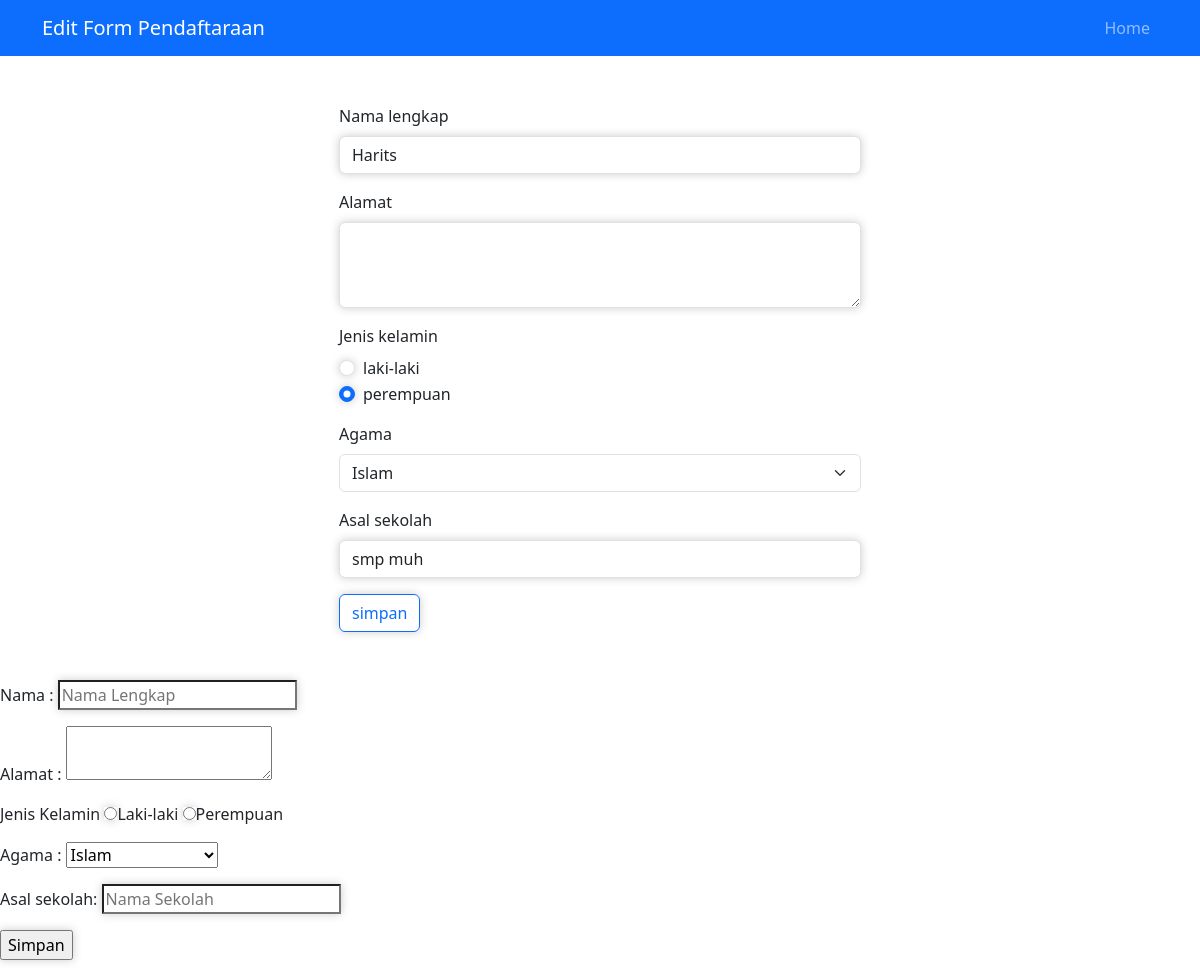
/form-edit.php?id=35, run on the app's committed database.
### tables this page shows
CREATE TABLE `calon_siswa` (
  `id` int(11) NOT NULL,
  `nama` varchar(64) NOT NULL,
  `alamat` varchar(255) NOT NULL,
  `jenis_kelamin` varchar(16) NOT NULL,
  `agama` varchar(16) NOT NULL,
  `asal_sekolah` varchar(64) NOT NULL
);

### form-edit.php (the view, shortened to what this page needs)
<?php
include("config.php");
$id = $_GET['id'];
$sql = "SELECT * FROM calon_siswa WHERE id=$id";
$query = mysqli_query($db, $sql);
$siswa = mysqli_fetch_assoc($query);
?>
<!DOCTYPE html>
<html lang="en">
<head>
    <link
      href="https://cdn.jsdelivr.net/npm/bootstrap@5.3.3/dist/css/bootstrap.min.css"
      rel="stylesheet"
    />
    <link rel="stylesheet" href="form-edit.css">
</head>
<body>
    <nav class="navbar navbar-expand-lg bg-primary navbar-dark">
      <div class="container">
        <a class="navbar-brand" href="#">Edit Form Pendaftaraan</a>
        <div class="collapse navbar-collapse" id="navbarNav">
          <ul class="navbar-nav ms-auto">
              <li class="nav-item">
              <a class="nav-link" href="index.php">Home</a>
              </li>
          </ul>
        </div>
      </div>
    </nav>
  <section id="form" class="pb-4">
    <br><br>
    <div class="container text-dark">
      <div class="row justify-content-center" data-aos="fade-up"
      data-aos-duration="1300">
        <div class="col-md-6 pe-4 ps-4">
          <form action="proses-edit.php"
          method="POST">
            <div class="mb-3">
              <label for="nama" class="form-label">Nama lengkap</label>
              <input name="nama" type="name" class="form-control" id="nama"
              aria-describedby="nama" value="<?php echo $siswa['nama']?>">
            </div>
            <div class="mb-3">
              <label for="alamat" class="form-label">Alamat</label>
              <textarea name="alamat" class="form-control input" id="alamat" rows="3"
              style="box-shadow: 0px 0px 10px #ccc;" placeholder="" <?php echo
              $siswa['alamat']?> ></textarea>
            </div>
            <div class="mb-3">
              <label for="jenis_kelamin" class="form-label">Jenis kelamin</label>
              <?php $jk = $siswa['jenis_kelamin']; ?>
            <div class="form-check">
                <input class="form-check-input" type="radio"
                name="jenis_kelamin" value="Laki-laki"   id="flexRadioDefault1"
                <?php echo ($jk == 'Laki-laki') ? "checked": ""?>>
                <label class="form-check-label" for="flexRadioDefault1">
                    laki-laki
                </label>
                </div>
                <div class="form-check">
                <input class="form-check-input" type="radio"
                name="jenis_kelamin" value="Perempuan" id="flexRadioDefault2"
                checked  <?php echo ($jk == 'Perempuan') ? "checked": ""?>>
                <label class="form-check-label" for="flexRadioDefault2">
                    perempuan
                </label>
                </div>
            </div>
            <div class="mb-3">
              <label for="agama" class="form-label">Agama</label>
              <?php $agama = $siswa['agama'];?>
              <select class="form-select" aria-label="Default select example" name="agama">
                <option value="1" <?php echo ($agama == 'Islam') ? "selected":
                ""?>>Islam</option>
                </select>
            </div>
            <div class="mb-3">
              <label for="asal_sekolah" class="form-label">Asal sekolah</label>
              <input name="asal_sekolah" type="text" value="<?php echo $siswa['asal_sekolah'] ?>" class="form-control" id="asal_sekolah"
              aria-describedby="asal_sekolah">
            </div>
            <input class="btn btn-outline-primary" type="submit" value="simpan"
            name="simpan">
          </form>
        </div>
      </div>
    </div>
    <br>
  </section>
    <form action="" method="POST">
    <fieldset>
        <p>
            <label for="nama">Nama :</label>
            <input type="text" name="nama" placeholder="Nama Lengkap" />
        </p>
        <p>
            <label for="alamat">Alamat :</label>
            <textarea name="alamat"></textarea>
        </p>
        <p>
            <label for="jenis_kelamin">Jenis Kelamin</label>
            <input type="radio" name="jenis_kelamin" value="Laki-laki" >Laki-laki</label>
            <label for=""><input type="radio" name="jenis_kelamin" value="Perempuan" >Perempuan</label>
        </p>
        <p>
            <label for="agama">Agama :</label>
            <select name="agama">
                <option >Islam</option>
            </select>
        </p>
        <p>
            <label for="asal_sekolah">Asal sekolah: </label>
            <input type="text" name="asal_sekolah" placeholder="Nama Sekolah" value=""/>
        </p>
        <p>
            <input type="submit" value="Simpan" name="simpan">
        </p>
    </fieldset>
    </form>
</body>
</html>

### form-edit.css (style rules this page uses)
input { box-shadow: 0px 0px 10px #ccc; }

### data on the page
calon_siswa: nama "Harits", jenis_kelamin "☐ laki-laki", jenis_kelamin "☑ perempuan", agama "Islam", asal_sekolah "smp muh"
